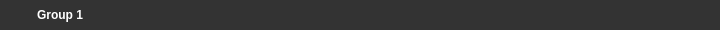
                  <widget class="QFrame" name="frame_measurement_menu">
                   <property name="enabled">
                    <bool>true</bool>
                   </property>
                   <property name="sizePolicy">
                    <sizepolicy hsizetype="Expanding" vsizetype="Expanding">
                     <horstretch>0</horstretch>
                     <verstretch>0</verstretch>
                    </sizepolicy>
                   </property>
                   <property name="minimumSize">
                    <size>
                     <width>0</width>
                     <height>30</height>
                    </size>
                   </property>
                   <property name="maximumSize">
                    <size>
                     <width>16777215</width>
                     <height>30</height>
                    </size>
                   </property>
                   <property name="focusPolicy">
                    <enum>Qt::StrongFocus</enum>
                   </property>
                   <property name="styleSheet">
                    <string notr="true">background:rgb(51,51,51);</string>
                   </property>
                   <property name="frameShape">
                    <enum>QFrame::NoFrame</enum>
                   </property>
                   <property name="frameShadow">
                    <enum>QFrame::Plain</enum>
                   </property>
                   <layout class="QHBoxLayout" name="horizontalLayout_31">
                    <property name="spacing">
                     <number>0</number>
                    </property>
                    <property name="leftMargin">
                     <number>0</number>
                    </property>
                    <property name="topMargin">
                     <number>0</number>
                    </property>
                    <property name="rightMargin">
                     <number>0</number>
                    </property>
                    <property name="bottomMargin">
                     <number>0</number>
                    </property>
                    <item>
                     <widget class="QFrame" name="frame_group_1">
                      <property name="enabled">
                       <bool>true</bool>
                      </property>
                      <property name="minimumSize">
                       <size>
                        <width>120</width>
                        <height>30</height>
                       </size>
                      </property>
                      <property name="frameShape">
                       <enum>QFrame::NoFrame</enum>
                      </property>
                      <property name="frameShadow">
                       <enum>QFrame::Plain</enum>
                      </property>
                      <property name="lineWidth">
                       <number>0</number>
                      </property>
                      <layout class="QHBoxLayout" name="horizontalLayout_32">
                       <property name="spacing">
                        <number>0</number>
                       </property>
                       <property name="leftMargin">
                        <number>0</number>
                       </property>
                       <property name="topMargin">
                        <number>0</number>
                       </property>
                       <property name="rightMargin">
                        <number>0</number>
                       </property>
                       <property name="bottomMargin">
                        <number>0</number>
                       </property>
                       <item>
                        <widget class="QPushButton" name="bn_group_1">
                         <property name="enabled">
                          <bool>true</bool>
                         </property>
                         <property name="sizePolicy">
                          <sizepolicy hsizetype="Minimum" vsizetype="MinimumExpanding">
                           <horstretch>0</horstretch>
                           <verstretch>0</verstretch>
                          </sizepolicy>
                         </property>
                         <property name="minimumSize">
                          <size>
                           <width>120</width>
                           <height>30</height>
                          </size>
                         </property>
                         <property name="maximumSize">
                          <size>
                           <width>16777215</width>
                           <height>30</height>
                          </size>
                         </property>
                         <property name="styleSheet">
                          <string notr="true">QPushButton {
    color: rgba(255,255,255,255);
    font-weight: 900;
	border: none;
	background-color: rgba(0,0,0,0);
}
QPushButton:hover {
	background-color: rgb(91,90,90);
}
QPushButton:pressed {	
	background-color: rgba(0,0,0,0);
}</string>
                         </property>
                         <property name="text">
                          <string>Group 1</string>
                         </property>
                         <property name="flat">
                          <bool>true</bool>
                         </property>
                        </widget>
                       </item>
                      </layout>
                     </widget>
                    </item>
                    <item>
                     <widget class="QFrame" name="frame_group_2">
                      <property name="minimumSize">
                       <size>
                        <width>120</width>
                        <height>30</height>
                       </size>
                      </property>
                      <property name="frameShape">
                       <enum>QFrame::NoFrame</enum>
                      </property>
                      <property name="frameShadow">
                       <enum>QFrame::Plain</enum>
                      </property>
                      <property name="lineWidth">
                       <number>0</number>
                      </property>
                      <layout class="QHBoxLayout" name="horizontalLayout_33">
                       <property name="spacing">
                        <number>0</number>
                       </property>
                       <property name="leftMargin">
                        <number>0</number>
                       </property>
                       <property name="topMargin">
                        <number>0</number>
                       </property>
                       <property name="rightMargin">
                        <number>0</number>
                       </property>
                       <property name="bottomMargin">
                        <number>0</number>
                       </property>
                       <item>
                        <widget class="QPushButton" name="bn_group_2">
                         <property name="enabled">
                          <bool>true</bool>
                         </property>
                         <property name="sizePolicy">
                          <sizepolicy hsizetype="Minimum" vsizetype="Fixed">
                           <horstretch>0</horstretch>
                           <verstretch>0</verstretch>
                          </sizepolicy>
                         </property>
                         <property name="minimumSize">
                          <size>
                           <width>120</width>
                           <height>30</height>
                          </size>
                         </property>
                         <property name="maximumSize">
                          <size>
                           <width>16777215</width>
                           <height>30</height>
                          </size>
                         </property>
                         <property name="styleSheet">
                          <string notr="true">QPushButton {
    color: rgba(255,255,255,255);
    font-weight: 900;
	border: none;
	background-color: rgba(0,0,0,0);
}
QPushButton:hover {
	background-color: rgb(91,90,90);
}
QPushButton:pressed {	
	background-color: rgba(0,0,0,0);
}</string>
                         </property>
                         <property name="text">
                          <string/>
                         </property>
                         <property name="icon">
                          <iconset>
                           <normaloff>icons/1x/addAsset.png</normaloff>icons/1x/addAsset.png</iconset>
                         </property>
                         <property name="flat">
                          <bool>true</bool>
                         </property>
                        </widget>
                       </item>
                      </layout>
                     </widget>
                    </item>
                    <item>
                     <widget class="QFrame" name="frame_group_3">
                      <property name="minimumSize">
                       <size>
                        <width>120</width>
                        <height>30</height>
                       </size>
                      </property>
                      <property name="frameShape">
                       <enum>QFrame::NoFrame</enum>
                      </property>
                      <property name="frameShadow">
                       <enum>QFrame::Plain</enum>
                      </property>
                      <property name="lineWidth">
                       <number>0</number>
                      </property>
                      <layout class="QHBoxLayout" name="horizontalLayout_34">
                       <property name="spacing">
                        <number>0</number>
                       </property>
                       <property name="leftMargin">
                        <number>0</number>
                       </property>
                       <property name="topMargin">
                        <number>0</number>
                       </property>
                       <property name="rightMargin">
                        <number>0</number>
                       </property>
                       <property name="bottomMargin">
                        <number>0</number>
                       </property>
                       <item>
                        <widget class="QPushButton" name="bn_group_3">
                         <property name="enabled">
                          <bool>false</bool>
                         </property>
                         <property name="sizePolicy">
                          <sizepolicy hsizetype="Minimum" vsizetype="Fixed">
                           <horstretch>0</horstretch>
                           <verstretch>0</verstretch>
                          </sizepolicy>
                         </property>
                         <property name="minimumSize">
                          <size>
                           <width>120</width>
                           <height>30</height>
                          </size>
                         </property>
                         <property name="maximumSize">
                          <size>
                           <width>16777215</width>
                           <height>30</height>
                          </size>
                         </property>
                         <property name="styleSheet">
                          <string notr="true">QPushButton {
    color: rgba(255,255,255,255);
    font-weight: 900;
	border: none;
	background-color: rgba(0,0,0,0);
}
QPushButton:hover {
	background-color: rgb(91,90,90);
}
QPushButton:pressed {	
	background-color: rgba(0,0,0,0);
}</string>
                         </property>
                         <property name="text">
                          <string/>
                         </property>
                         <property name="flat">
                          <bool>true</bool>
                         </property>
                        </widget>
                       </item>
                      </layout>
                     </widget>
                    </item>
                    <item>
                     <widget class="QFrame" name="frame_group_4">
                      <property name="minimumSize">
                       <size>
                        <width>120</width>
                        <height>30</height>
                       </size>
                      </property>
                      <property name="frameShape">
                       <enum>QFrame::NoFrame</enum>
                      </property>
                      <property name="frameShadow">
                       <enum>QFrame::Plain</enum>
                      </property>
                      <property name="lineWidth">
                       <number>0</number>
                      </property>
                      <layout class="QHBoxLayout" name="horizontalLayout_35">
                       <property name="spacing">
                        <number>0</number>
                       </property>
                       <property name="leftMargin">
                        <number>0</number>
                       </property>
                       <property name="topMargin">
                        <number>0</number>
                       </property>
                       <property name="rightMargin">
                        <number>0</number>
                       </property>
                       <property name="bottomMargin">
                        <number>0</number>
                       </property>
                       <item>
                        <widget class="QPushButton" name="bn_group_4">
                         <property name="enabled">
                          <bool>false</bool>
                         </property>
                         <property name="sizePolicy">
                          <sizepolicy hsizetype="Minimum" vsizetype="Fixed">
                           <horstretch>0</horstretch>
                           <verstretch>0</verstretch>
                          </sizepolicy>
                         </property>
                         <property name="minimumSize">
                          <size>
                           <width>120</width>
                           <height>30</height>
                          </size>
                         </property>
                         <property name="maximumSize">
                          <size>
                           <width>16777215</width>
                           <height>30</height>
                          </size>
                         </property>
                         <property name="styleSheet">
                          <string notr="true">QPushButton {
    color: rgba(255,255,255,255);
    font-weight: 900;
	border: none;
	background-color: rgba(0,0,0,0);
}
QPushButton:hover {
	background-color: rgb(91,90,90);
}
QPushButton:pressed {	
	background-color: rgba(0,0,0,0);
}</string>
                         </property>
                         <property name="text">
                          <string/>
                         </property>
                         <property name="flat">
                          <bool>true</bool>
                         </property>
                        </widget>
                       </item>
                      </layout>
                     </widget>
                    </item>
                    <item>
                     <widget class="QFrame" name="frame_group_5">
                      <property name="minimumSize">
                       <size>
                        <width>120</width>
                        <height>30</height>
                       </size>
                      </property>
                      <property name="frameShape">
                       <enum>QFrame::NoFrame</enum>
                      </property>
                      <property name="frameShadow">
                       <enum>QFrame::Plain</enum>
                      </property>
                      <layout class="QHBoxLayout" name="horizontalLayout_36">
                       <property name="spacing">
                        <number>0</number>
                       </property>
                       <property name="leftMargin">
                        <number>0</number>
                       </property>
                       <property name="topMargin">
                        <number>0</number>
                       </property>
                       <property name="rightMargin">
                        <number>0</number>
                       </property>
                       <property name="bottomMargin">
                        <number>0</number>
                       </property>
                       <item>
                        <widget class="QPushButton" name="bn_group_5">
                         <property name="enabled">
                          <bool>false</bool>
                         </property>
                         <property name="sizePolicy">
                          <sizepolicy hsizetype="Minimum" vsizetype="Fixed">
                           <horstretch>0</horstretch>
                           <verstretch>0</verstretch>
                          </sizepolicy>
                         </property>
                         <property name="minimumSize">
                          <size>
                           <width>120</width>
                           <height>30</height>
                          </size>
                         </property>
                         <property name="maximumSize">
                          <size>
                           <width>16777215</width>
                           <height>30</height>
                          </size>
                         </property>
                         <property name="styleSheet">
                          <string notr="true">QPushButton {
    color: rgba(255,255,255,255);
    font-weight: 900;
	border: none;
	background-color: rgba(0,0,0,0);
}
QPushButton:hover {
	background-color: rgb(91,90,90);
}
QPushButton:pressed {	
	background-color: rgba(0,0,0,0);
}</string>
                         </property>
                         <property name="text">
                          <string/>
                         </property>
                         <property name="flat">
                          <bool>true</bool>
                         </property>
                        </widget>
                       </item>
                      </layout>
                     </widget>
                    </item>
                    <item>
                     <widget class="QFrame" name="frame_group_6">
                      <property name="minimumSize">
                       <size>
                        <width>120</width>
                        <height>30</height>
                       </size>
                      </property>
                      <property name="maximumSize">
                       <size>
                        <width>240</width>
                        <height>30</height>
                       </size>
                      </property>
                      <property name="frameShape">
                       <enum>QFrame::NoFrame</enum>
                      </property>
                      <property name="frameShadow">
                       <enum>QFrame::Plain</enum>
                      </property>
                      <layout class="QHBoxLayout" name="horizontalLayout_37">
                       <property name="spacing">
                        <number>0</number>
                       </property>
                       <property name="leftMargin">
                        <number>0</number>
                       </property>
                       <property name="topMargin">
                        <number>0</number>
                       </property>
                       <property name="rightMargin">
                        <number>0</number>
                       </property>
                       <property name="bottomMargin">
                        <number>0</number>
                       </property>
                       <item>
                        <widget class="QPushButton" name="bn_group_6">
                         <property name="enabled">
                          <bool>false</bool>
                         </property>
                         <property name="sizePolicy">
                          <sizepolicy hsizetype="Minimum" vsizetype="Fixed">
                           <horstretch>0</horstretch>
                           <verstretch>0</verstretch>
                          </sizepolicy>
                         </property>
                         <property name="minimumSize">
                          <size>
                           <width>120</width>
                           <height>30</height>
                          </size>
                         </property>
                         <property name="maximumSize">
                          <size>
                           <width>16777215</width>
                           <height>30</height>
                          </size>
                         </property>
                         <property name="styleSheet">
                          <string notr="true">QPushButton {
    color: rgba(255,255,255,255);
    font-weight: 900;
	border: none;
	background-color: rgba(0,0,0,0);
}
QPushButton:hover {
	background-color: rgb(91,90,90);
}
QPushButton:pressed {	
	background-color: rgba(0,0,0,0);
}</string>
                         </property>
                         <property name="text">
                          <string/>
                         </property>
                         <property name="flat">
                          <bool>true</bool>
                         </property>
                        </widget>
                       </item>
                      </layout>
                     </widget>
                    </item>
                   </layout>
                  </widget>
